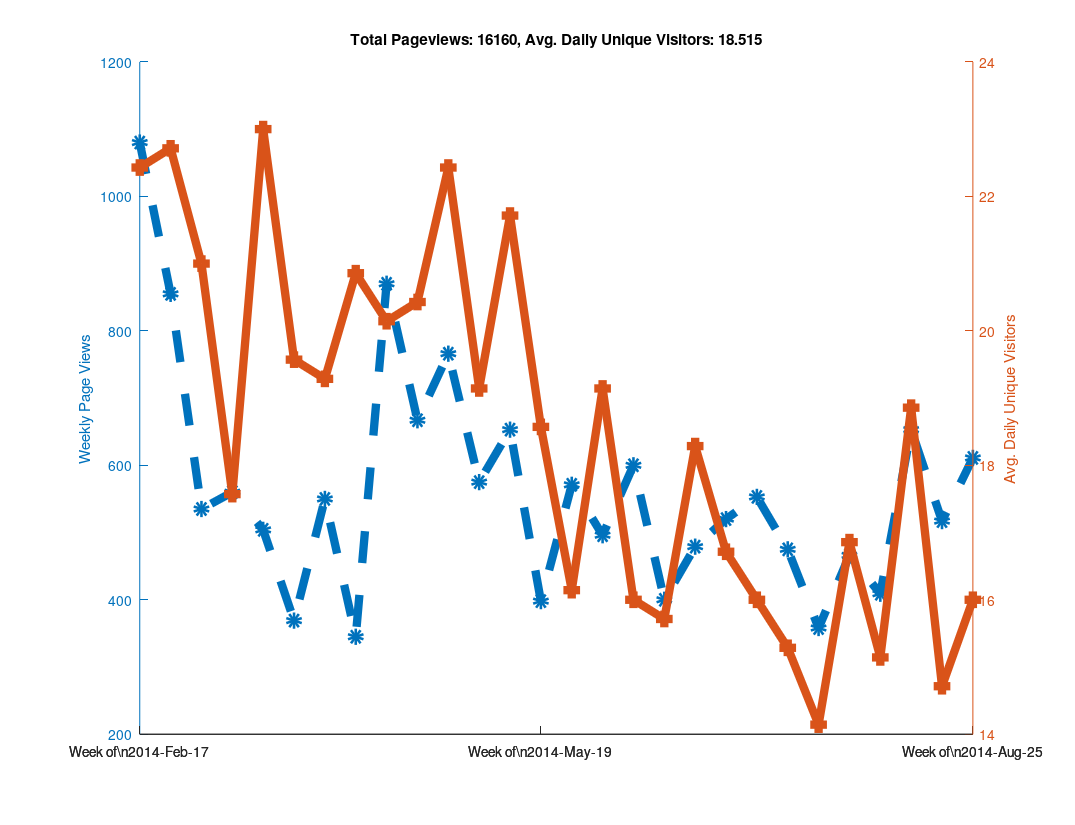
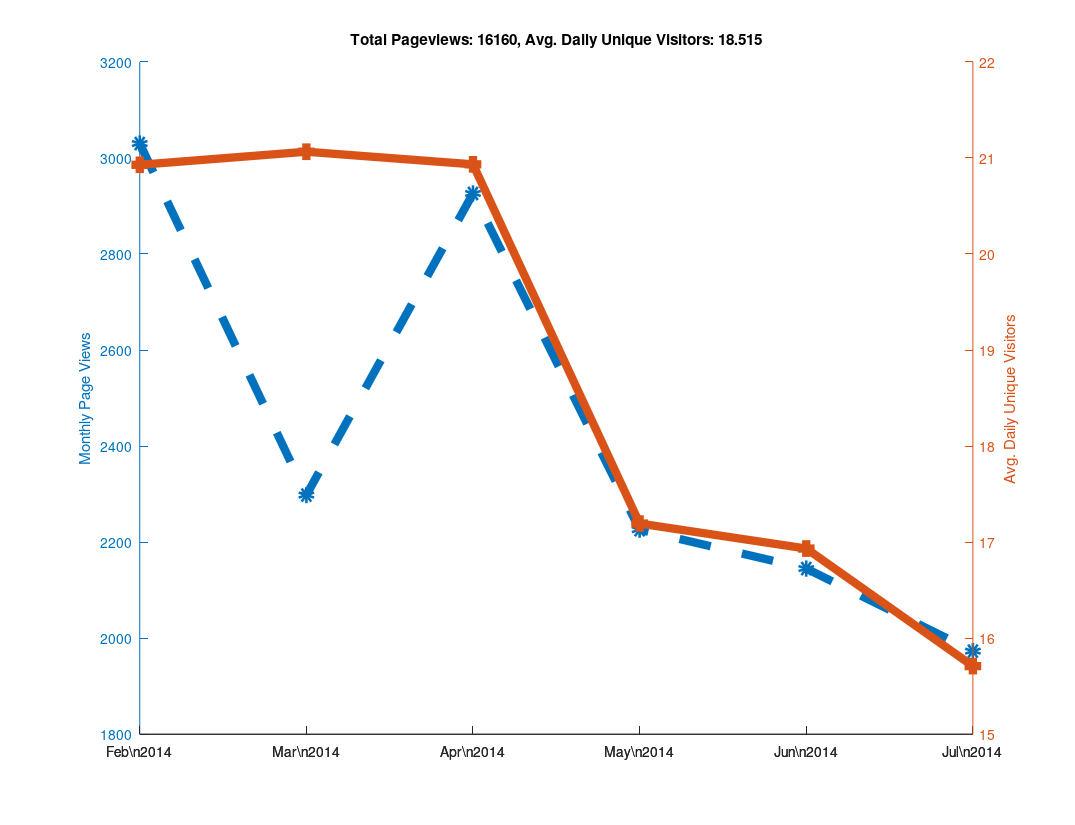

Write MATLAB code to recreate these figures, in order.
clear all

% Github has a "traffic" page now, but it doesn't seem like you can
% put in an arbitrary date range?  When I looked at it, it showed the
% numbers of unique visitors and views for the last two weeks only...
% So as long as I check back at least once every two weeks I can keep
% a record of it?  Great...

% https://github.com/libMesh/libmesh/graphs/traffic

% Date, Views, Unique Visitors
data = {
    '2014-Feb-17', 274, 25
    '2014-Feb-18', 145, 30
    '2014-Feb-19', 129, 27
    '2014-Feb-20', 202, 24
    '2014-Feb-21', 240, 22
    '2014-Feb-22', 62,  17
    '2014-Feb-23', 28,  12
    '2014-Feb-24', 217, 19
    '2014-Feb-25', 90,  25
    '2014-Feb-26', 189, 36
    '2014-Feb-27', 112, 26
    '2014-Feb-28', 81,  20
    '2014-Mar-01', 113, 17
    '2014-Mar-02', 53,  16
    '2014-Mar-03', 41,  21
    '2014-Mar-04', 144, 35
    '2014-Mar-05', 51,  20
    '2014-Mar-06', 157, 25
    '2014-Mar-07', 50,  22
    '2014-Mar-08', 50,  11
    '2014-Mar-09', 42,  13
    '2014-Mar-10', 61,  16
    '2014-Mar-11', 27,  16
    '2014-Mar-12', 111, 20
    '2014-Mar-13', 66,  20
    '2014-Mar-14', 223, 25
    '2014-Mar-15', 46,   9
    '2014-Mar-16', 26,  17
    '2014-Mar-17', 80,  29
    '2014-Mar-18', 59,  30
    '2014-Mar-19', 85,  31
    '2014-Mar-20', 122, 18
    '2014-Mar-21', 61,  21
    '2014-Mar-22', 33,  18
    '2014-Mar-23', 64,  14
    '2014-Mar-24', 95,  24
    '2014-Mar-25', 75,  28
    '2014-Mar-26', 49,  18
    '2014-Mar-27', 57,  24
    '2014-Mar-28', 33,  16
    '2014-Mar-29', 41,  16
    '2014-Mar-30', 19,  11
    '2014-Mar-31', 52,  12
    '2014-Apr-01', 120, 21
    '2014-Apr-02', 68,  23
    '2014-Apr-03', 98,  28
    '2014-Apr-04', 77,  21
    '2014-Apr-05', 80,  15
    '2014-Apr-06', 55,  15
    '2014-Apr-07', 71,  31
    '2014-Apr-08', 84,  26
    '2014-Apr-09', 33,  18
    '2014-Apr-10', 32,  16
    '2014-Apr-11', 51,  20
    '2014-Apr-12', 25,  15
    '2014-Apr-13', 49,  20
    '2014-Apr-14', 120, 23
    '2014-Apr-15', 191, 27
    '2014-Apr-16', 219, 24
    '2014-Apr-17', 216, 30
    '2014-Apr-18', 63,  19
    '2014-Apr-19', 36,  11
    '2014-Apr-20', 25,   7
    '2014-Apr-21', 115, 24
    '2014-Apr-22', 128, 31
    '2014-Apr-23', 87,  25
    '2014-Apr-24', 108, 23
    '2014-Apr-25', 111, 20
    '2014-Apr-26', 89,   9
    '2014-Apr-27', 29,  11
    '2014-Apr-28', 177, 28
    '2014-Apr-29', 170, 27
    '2014-Apr-30', 183, 28
    '2014-May-01', 97,  25
    '2014-May-02', 64,  23
    '2014-May-03', 43,  12
    '2014-May-04', 32,  14
    '2014-May-05', 125, 28
    '2014-May-06', 68,  24
    '2014-May-07', 68,  19
    '2014-May-08', 114, 14
    '2014-May-09', 47,  20
    '2014-May-10', 139, 20
    '2014-May-11', 14,   9
    '2014-May-12', 90,  27
    '2014-May-13', 92,  22
    '2014-May-14', 197, 32
    '2014-May-15', 140, 26
    '2014-May-16', 59,  20
    '2014-May-17', 21,  9
    '2014-May-18', 54,  16
    '2014-May-19', 117, 28
    '2014-May-20', 47,  18
    '2014-May-21', 55,  19
    '2014-May-22', 77,  26
    '2014-May-23', 28,  12
    '2014-May-24', 38,  13
    '2014-May-25', 36,  14
    '2014-May-26', 44,  13
    '2014-May-27', 166, 24
    '2014-May-28', 139, 20
    '2014-May-29', 67,  25
    '2014-May-30', 73,  11
    '2014-May-31', 60,  9
    '2014-Jun-01', 22,  11
    '2014-Jun-02', 87,  18
    '2014-Jun-03', 103, 31
    '2014-Jun-04', 105, 27
    '2014-Jun-05', 74,  22
    '2014-Jun-06', 55,  16
    '2014-Jun-07', 53,  15
    '2014-Jun-08', 19,  5
    '2014-Jun-09', 91,  14
    '2014-Jun-10', 136, 19
    '2014-Jun-11', 104, 27
    '2014-Jun-12', 195, 22
    '2014-Jun-13', 51,  18
    '2014-Jun-14', 4,   4
    '2014-Jun-15', 19,  8
    '2014-Jun-16', 86,  19
    '2014-Jun-17', 60,  20
    '2014-Jun-18', 115, 25
    '2014-Jun-19', 73,  20
    '2014-Jun-20', 24,  12
    '2014-Jun-21', 12,  4
    '2014-Jun-22', 30,  10
    '2014-Jun-23', 106, 23
    '2014-Jun-24', 51,  16
    '2014-Jun-25', 115, 25
    '2014-Jun-26', 77,  24
    '2014-Jun-27', 91,  24
    '2014-Jun-28', 30,  9
    '2014-Jun-29', 9,   7
    '2014-Jun-30', 80,  25
    '2014-Jul-01', 118, 17
    '2014-Jul-02', 124, 18
    '2014-Jul-03', 103, 22
    '2014-Jul-04', 33,  11
    '2014-Jul-05', 37,  13
    '2014-Jul-06', 25,  11
    '2014-Jul-07', 147, 27
    '2014-Jul-08', 123, 14
    '2014-Jul-09', 75,  24
    '2014-Jul-10', 68,  16
    '2014-Jul-11', 103, 22
    '2014-Jul-12', 21,  6
    '2014-Jul-13', 16,  3
    '2014-Jul-14', 103, 24
    '2014-Jul-15', 86,  16
    '2014-Jul-16', 90,  20
    '2014-Jul-17', 92,  18
    '2014-Jul-18', 70,  17
    '2014-Jul-19', 27,  8
    '2014-Jul-20',  7,  4
    '2014-Jul-21', 66,  19
    '2014-Jul-22', 63,  16
    '2014-Jul-23', 56,  14
    '2014-Jul-24', 110, 19
    '2014-Jul-25', 27,  14
    '2014-Jul-26', 9,   8
    '2014-Jul-27', 27,  9
    '2014-Jul-28', 73,  23
    '2014-Jul-29', 136, 22
    '2014-Jul-30', 25,  14
    '2014-Jul-31', 113, 29
    '2014-Aug-01', 68,  20
    '2014-Aug-02', 34,  5
    '2014-Aug-03', 17,  5
    '2014-Aug-04', 28,  17
    '2014-Aug-05', 66,  15
    '2014-Aug-06', 62,  24
    '2014-Aug-07', 123, 17
    '2014-Aug-08', 92,  19
    '2014-Aug-09', 29,  9
    '2014-Aug-10', 9,   5
    '2014-Aug-11', 75,  17
    '2014-Aug-12', 108, 19
    '2014-Aug-13', 173, 25
    '2014-Aug-14', 109, 28
    '2014-Aug-15', 46,  17
    '2014-Aug-16', 33,  11
    '2014-Aug-17', 109, 15
    '2014-Aug-18', 154, 20
    '2014-Aug-19', 143, 23
    '2014-Aug-20', 54,  10
    '2014-Aug-21', 31,  19
    '2014-Aug-22', 86,  16
    '2014-Aug-23', 30,  7
    '2014-Aug-24', 19,  8
    '2014-Aug-25', 135, 18
    '2014-Aug-26', 140, 20
    '2014-Aug-27', 81,  23
    '2014-Aug-28', 87,  21
    '2014-Aug-29', 40,  11
    '2014-Aug-30', 102, 11
    '2014-Aug-31', 26,  8
    '2014-Sep-01', 37,  11
    '2014-Sep-02', 64,  11
    '2014-Sep-03', 52,  19
    '2014-Sep-04', 172, 37
    };

% Github now tracks the total number of clones and unique cloners
clone_data = {
    '2014-Aug-03', 0,  0
    '2014-Aug-04', 10, 6
    '2014-Aug-05', 7,  7
    '2014-Aug-06', 21, 14
    '2014-Aug-07', 11, 9
    '2014-Aug-08', 9,  8
    '2014-Aug-09', 2,  2
    '2014-Aug-10', 2,  2
    '2014-Aug-11', 8,  6
    '2014-Aug-12', 9,  8
    '2014-Aug-13', 19, 11
    '2014-Aug-14', 9,  7
    '2014-Aug-15', 5,  5
    '2014-Aug-16', 5,  2
    '2014-Aug-17', 5,  5
    '2014-Aug-18', 10, 8
    '2014-Aug-19', 9,  8
    '2014-Aug-20', 3,  3
    '2014-Aug-21', 12, 8
    '2014-Aug-22', 3,  3
    '2014-Aug-23', 2,  2
    '2014-Aug-24', 3,  3
    '2014-Aug-25', 8,  5
    '2014-Aug-26', 7,  7
    '2014-Aug-27', 9,  8
    '2014-Aug-28', 19, 12
    '2014-Aug-29', 18, 14
    '2014-Aug-30', 1,  1
    '2014-Aug-31', 1,  1
    '2014-Sep-01', 6,  5
    '2014-Sep-02', 9,  8
    '2014-Sep-03', 5,  4
    '2014-Sep-04', 9,  8
    };

% length works like you would expect it to for cell arrays.
N=length(data);

% A cell array of strings holding just the dates
dates = {data{:,1}};

% Note the extra square brackets!  This seems to be required (at least
% in Octave) to catch the output of data{:,2} as an array.
views = [data{:,2}];
visitors = [data{:,3}];



% 1.) Make daily plot - You can do this, but it gets a bit hard to read

%% % Can't plot string data automatically?
%% x=linspace(1,N,N);
%%
%% % Only way to set linestyles with plotyy is after the fact, apparently.
%% % plotyy returns the axis handle first, followed by the two plot handles.
%% clf;
%% hold on;
%% [haxis, h1, h2] = plotyy(x, views, x, visitors);
%%
%% % Label the axes
%% ylabel (haxis(1), 'Daily Page Views');
%% ylabel (haxis(2), 'Daily Unique Visitors');
%%
%% % Totaling unique visitors doesn't really mean much...
%% title (['Total Pageviews: ', num2str(sum(views)), ', Avg. Daily Unique Visitors: ', num2str(mean(visitors))]);
%%
%% % Make thick lines - this looks better in PDF
%% set([h1, h2], 'linewidth', 6);
%%
%% % Turn on markers
%% set(h1, 'marker', 'o');
%% set(h2, 'marker', 's');
%%
%% % Set marker size
%% set([h1, h2], 'markersize', 6);
%%
%% % Make dashed line?  Aquaterm doesn't seem to properly display this, but it
%% % does work in the PDF!
%% set(h1, 'linestyle', '--');
%%
%% % Set the xticks and labels so that it shows dates instead of numbers.
%% xticksat = [1 length(x)];
%% set(haxis, 'xtick', xticksat);
%%
%% for i=1:length(xticksat)
%%   xtlabels{i} = data{xticksat(i), 1};
%% end
%% set(haxis, 'xticklabel', xtlabels);
%%
%% % Print to PDF
%% set (gcf, "paperposition", [0.25, 0.25, 10.75, 8.25]);
%% set (gcf, "papersize", [11, 8.5]);
%% set (gcf, "paperorientation", 'landscape');
%%
%% % Make a PDF of this plot.
%% print('-dpdf', 'github_traffic.pdf', '-FHelvetica:20');



% 2.) Make weekly plot - the data is naturally week-periodic
week_indexes = 1:7:N;

% Get total views and average unique viewers for each week
week_views = [];
week_visitors = [];
  for i=1:length(week_indexes)-1
  start = week_indexes(i);
  stop = week_indexes(i+1) - 1;
  week_views(end+1) = sum(views(start:stop));
  week_visitors(end+1) = mean(visitors(start:stop));
end

clf;
hold on;

x=linspace(1, length(week_views), length(week_views));
[haxis, h1, h2] = plotyy(x, week_views, x, week_visitors);

% Label the axes
ylabel (haxis(1), 'Weekly Page Views');
ylabel (haxis(2), 'Avg. Daily Unique Visitors');

% Totaling unique visitors doesn't really mean much...
title (['Total Pageviews: ', num2str(sum(views)), ', Avg. Daily Unique Visitors: ', num2str(mean(visitors))]);

% Make thick lines - this looks better in PDF
set([h1, h2], 'linewidth', 6);

% Turn on markers
set(h1, 'marker', 'o');
set(h2, 'marker', 's');

% Set marker size
set([h1, h2], 'markersize', 6);

% Make dashed line?  Aquaterm doesn't seem to properly display this, but it
% does work in the PDF!
set(h1, 'linestyle', '--');

% Set the xticks and labels so that it shows dates instead of numbers.
xticksat = [1 ceil(length(x)/2) length(x)];
set(haxis, 'xtick', xticksat);

for i=1:length(xticksat)
  xtlabels{i} = ['Week of\n', data{week_indexes(xticksat(i)), 1}];
end
set(haxis, 'xticklabel', xtlabels);

% Print to PDF
set (gcf, "papersize", [11, 8.5]);
set (gcf, "paperorientation", 'landscape');

% I was using these paper settings in older versions of Octave, but
% they changed in 3.8.0
is_380 = strcmp(version(), '3.8.0');

if (!is_380)
  set (gcf, "paperposition", [0.25, 0.25, 10.75, 8.25]);
else
  % In Octave 3.8.0, the default paperposition is [0.25000, 2.50000, 8.00000, 6.00000],
  % the third number makes the plot taller instead of wider!
  set (gcf, "paperposition", [0.25, 0.25, 8.0, 10.5]);
end

% Make a PDF of this plot.
print('-dpdf', 'weekly_github_traffic.pdf', '-FHelvetica:20');



% 3.) Make monthly plot

month_intervals = {'2014-Feb-17', '2014-Mar-17', '2014-Apr-17', '2014-May-17', '2014-Jun-17', '2014-Jul-17', '2014-Aug-17'};

% Numerical indexes of the month intervals
month_indexes = [];

for i=1:length(month_intervals)
  % Calling 'strcmp' on a cell array of strings returns an array of 0s
  % and 1s, then 'find' returns the non-zero index.  The 'end' keyword
  % is used to append to the array.
  month_indexes(end+1) = find(strcmp(month_intervals{i}, dates));
end

% Get total views and average unique viewers for each month
month_views = [];
month_visitors = [];
  for i=1:length(month_indexes)-1
  start = month_indexes(i);
  stop = month_indexes(i+1) - 1;
  month_views(end+1) = sum(views(start:stop));
  month_visitors(end+1) = mean(visitors(start:stop));
end

clf;
hold on;
x=linspace(1, length(month_views), length(month_views));
[haxis, h1, h2] = plotyy(x, month_views, x, month_visitors);

% Label the axes
ylabel (haxis(1), 'Monthly Page Views');
ylabel (haxis(2), 'Avg. Daily Unique Visitors');

% Add title
title (['Total Pageviews: ', num2str(sum(views)), ', Avg. Daily Unique Visitors: ', num2str(mean(visitors))]);

% Make thick lines - this looks better in PDF
set([h1, h2], 'linewidth', 6);

% Turn on markers
set(h1, 'marker', 'o');
set(h2, 'marker', 's');

% Set marker size
set([h1, h2], 'markersize', 6);

% Make dashed line?  Aquaterm doesn't seem to properly display this, but it
% does work in the PDF!
set(h1, 'linestyle', '--');

% Set the xticks and labels.
n_months = length(x);

% Label every month
xticksat = 1:n_months;

% Label a subset of the months.  For an odd number of months, label
% the center tick, otherwise label the first and last month only.
% if (mod(n_months,2) == 0)
%   xticksat = [1 n_months];
% else
%   xticksat = [1 ceil(n_months/2) n_months];
% end
% set(haxis, 'xtick', xticksat);

% Label the ticks with months
for i=1:length(xticksat)
  date_string = data{month_indexes(xticksat(i)), 1};
  % Extract month and year from date string
  month = date_string(6:end-3);
  year = date_string(1:4);
  xtlabels{i} = [month, '\n', year];
end
set(haxis, 'xticklabel', xtlabels);

% Set up the paper orientation and size
set (gcf, "papersize", [11, 8.5]);
set (gcf, "paperorientation", 'landscape');

if (!is_380)
  set (gcf, "paperposition", [0.25, 0.25, 10.75, 8.25]);
else
  % In Octave 3.8.0, the default paperposition is [0.25000, 2.50000, 8.00000, 6.00000],
  % the third number makes the plot taller instead of wider!
  set (gcf, "paperposition", [0.25, 0.25, 8.0, 10.5]);
end

% Make a PDF of the monthly data.
print('-dpdf', 'monthly_github_traffic.pdf', '-FHelvetica:20');
